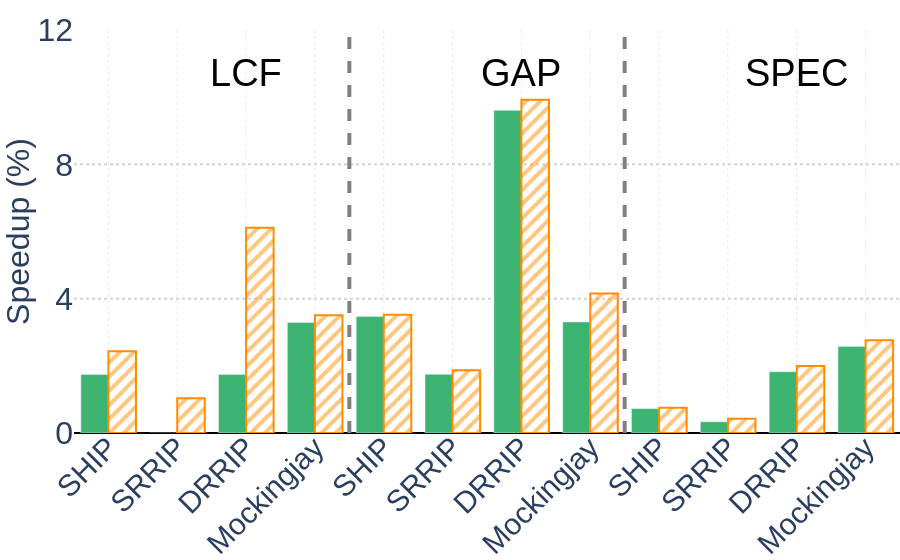

Notebook cell for this chart:
### Markdown cell above
### LLC Repl Policies

### Code cell
import math

importlib.reload(ph)

# -- Config --
FIG_NAME = "llc_repl_plot"
FONT_SIZE = ph.ISPASS_FONT_SIZE

REPL_POLICIES = {
    "llc-ship": "SHIP",
    "llc-srrip": "SRRIP",
    "llc-drrip": "DRRIP",
    "llc-mockingjay": "Mockingjay",
}

CP_BAR_COLOR = "mediumseagreen"
WP_BAR_COLOR = "darkorange"


# -- Compute speedups --
def get_repl_speedups(version):
    speedups = {}
    for rp, label in REPL_POLICIES.items():
        vals = {}
        for suite in ph.SUITES:
            baseline = results[f"{suite}_{version}_default_df"]["IPC"]["gmean"]
            rp_ipc = results[f"{suite}_{version}_{rp}_df"]["IPC"]["gmean"]
            vals[suite] = ((rp_ipc / baseline) - 1) * 100
        speedups[rp] = vals
    return speedups


cp_data = get_repl_speedups("cp")
wp_data = get_repl_speedups("wp")

# -- Build x-axis: policy names repeated per suite --
all_names = []
all_cp_vals = []
all_wp_vals = []
suite_boundaries = []
suite_labels = []
x_pos = 0

for suite in ph.SUITES:
    start = x_pos
    for rp, label in REPL_POLICIES.items():
        all_names.append(label)
        all_cp_vals.append(cp_data[rp][suite])
        all_wp_vals.append(wp_data[rp][suite])
        x_pos += 1
    suite_labels.append((start + len(REPL_POLICIES) / 2, ph.SUITE_DISPLAY[suite]))
    suite_boundaries.append(x_pos - 0.5)

all_vals = all_cp_vals + all_wp_vals
Y_MIN = 0
Y_MAX = 12
Y_DTICK = 4

# -- Plot --
fig = go.Figure()

fig.add_trace(
    go.Bar(
        x=list(range(len(all_names))),
        y=all_cp_vals,
        name="No-WP",
        marker_color=CP_BAR_COLOR,
    )
)

fig.add_trace(
    go.Bar(
        x=list(range(len(all_names))),
        y=all_wp_vals,
        name="ED-WP",
        marker=dict(
            color="rgba(0,0,0,0)",
            line=dict(color=WP_BAR_COLOR, width=2),
            pattern=dict(shape="/", fgcolor=WP_BAR_COLOR, solidity=0.4),
        ),
    )
)

# Suite dividers and labels
for boundary in suite_boundaries[:-1]:
    fig.add_vline(x=boundary, line_width=4, line_dash="dash", line_color="gray")
for xpos, label in suite_labels:
    fig.add_annotation(
        x=xpos,
        y=0.95,
        text=label,
        showarrow=False,
        xref="x",
        yref="paper",
        font=dict(size=FONT_SIZE, color="black"),
    )

# (d) label
# fig.add_annotation(
#     x=0.99,
#     y=1.05,
#     text="(d)",
#     showarrow=False,
#     xref="paper",
#     yref="paper",
#     font=dict(size=FONT_SIZE, color="black", family="Arial, sans-serif"),
#     xanchor="right",
#     yanchor="top",
# )

fig.update_layout(
    **ph.base_layout(
        font_size=FONT_SIZE,
        xaxis=dict(
            tickvals=list(range(len(all_names))),
            ticktext=all_names,
            range=[-0.5, len(all_names) - 0.5],
        ),
        yaxis=dict(title="Speedup (%)", range=[Y_MIN, Y_MAX], dtick=Y_DTICK, tick0=0),
        showlegend=False,
    )
)

fig.show()
ph.save_fig(fig, FIG_NAME, ph.ISPASS_ONE_COL_WIDTH, ph.ISPASS_ONE_COL_HEIGHT, fmt="svg")

### Figure 1 — Plotly figure (JSON) as saved in the notebook; plotly's stock layout.template omitted (floating-point values rounded to 4 significant figures)
{"data": [{"marker": {"color": "mediumseagreen"}, "name": "No-WP", "type": "bar", "x": [0, 1, 2, 3, 4, 5, 6, 7, 8, 9, 10, 11], "y": [1.743, -0.09853, 1.741, 3.29, 3.467, 1.747, 9.608, 3.305, 0.7247, 0.3336, 1.822, 2.576]}, {"marker": {"color": "rgba(0,0,0,0)", "line": {"color": "darkorange", "width": 2}, "pattern": {"fgcolor": "darkorange", "shape": "/", "solidity": 0.4}}, "name": "ED-WP", "type": "bar", "x": [0, 1, 2, 3, 4, 5, 6, 7, 8, 9, 10, 11], "y": [2.434, 1.033, 6.112, 3.504, 3.524, 1.868, 9.925, 4.157, 0.7528, 0.425, 1.994, 2.76]}], "layout": {"annotations": [{"font": {"color": "black", "size": 38}, "showarrow": false, "text": "LCF", "x": 2, "xref": "x", "y": 0.95, "yref": "paper"}, {"font": {"color": "black", "size": 38}, "showarrow": false, "text": "GAP", "x": 6, "xref": "x", "y": 0.95, "yref": "paper"}, {"font": {"color": "black", "size": 38}, "showarrow": false, "text": "SPEC", "x": 10, "xref": "x", "y": 0.95, "yref": "paper"}], "barmode": "group", "font": {"family": "Arial, sans-serif", "size": 38}, "legend": {"orientation": "h", "x": 0.5, "xanchor": "center", "y": 1.05, "yanchor": "bottom"}, "margin": {"autoexpand": true, "b": 15, "l": 0, "r": 0, "t": 30}, "plot_bgcolor": "white", "shapes": [{"line": {"color": "gray", "dash": "dash", "width": 4}, "type": "line", "x0": 3.5, "x1": 3.5, "xref": "x", "y0": 0, "y1": 1, "yref": "y domain"}, {"line": {"color": "gray", "dash": "dash", "width": 4}, "type": "line", "x0": 7.5, "x1": 7.5, "xref": "x", "y0": 0, "y1": 1, "yref": "y domain"}], "showlegend": false, "xaxis": {"gridcolor": "lightgray", "griddash": "dot", "gridwidth": 0.5, "range": [-0.5, 11.5], "showgrid": true, "tickangle": -45, "tickfont": {"size": 30}, "ticklabelstandoff": -10, "tickmode": "array", "ticktext": ["SHIP", "SRRIP", "DRRIP", "Mockingjay", "SHIP", "SRRIP", "DRRIP", "Mockingjay", "SHIP", "SRRIP", "DRRIP", "Mockingjay"], "tickvals": [0, 1, 2, 3, 4, 5, 6, 7, 8, 9, 10, 11], "zeroline": false}, "yaxis": {"automargin": true, "dtick": 4, "gridcolor": "lightgray", "griddash": "dot", "gridwidth": 2, "range": [0, 12], "showgrid": true, "tick0": 0, "tickfont": {"size": 32}, "title": {"font": {"size": 32}, "text": "Speedup (%)"}, "zeroline": true, "zerolinecolor": "black", "zerolinewidth": 2}}}
